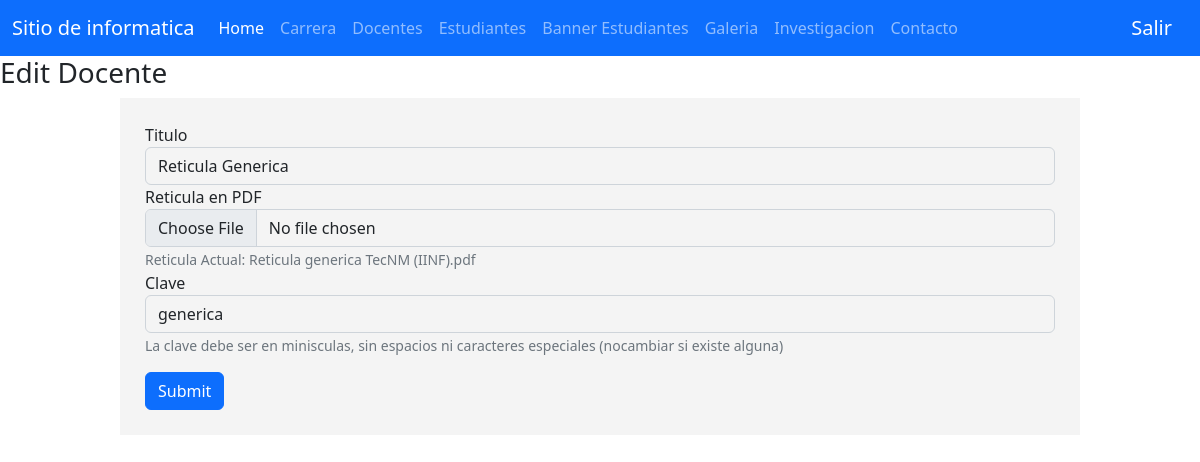
/pages/doom-admin/forms/formReticula.php?id_user=1 (signed in), run on the app's committed database.
### tables this page shows
CREATE TABLE `reticulas` (
  `id` int(11) NOT NULL,
  `titulo` varchar(45) NOT NULL,
  `nombre` varchar(45) NOT NULL,
  `clave` varchar(45) NOT NULL
);

### pages/doom-admin/forms/formReticula.php (the view, shortened to what this page needs)
<?php
include_once "./../vistas/header.php";
$id_user = $_GET["id_user"];
$objeto = new Conexion();
$conexion = $objeto->Conectar();
$buscar = "SELECT * FROM reticulas WHERE id=$id_user";
$resultado = $conexion->prepare($buscar);
$resultado->execute();
$data=$resultado->fetchAll(PDO::FETCH_ASSOC);
?>
<h3>Edit Docente</h3>
<div class="ContForm">
    <form action="./../updates/updateReticulas.php" method="POST" enctype="multipart/form-data">
        <div class="form-group">
            <?php
                foreach($data as $dat) {
            ?>
                <label for="name">Titulo</label>
                <input id="imagenHome" name="titulo" type="text" class="form-control" aria-describedby="imagenHomeHelpBlock" id="name" value="<?php echo $dat['titulo'] ?>" >
                <label for="bienvenida">Reticula en PDF</label>
                <input id="imagenHome" name="nombre" type="file" class="form-control" aria-describedby="imagenHomeHelpBlock">
                <span id="imagenHomeHelpBlock" class="form-text text-muted">Reticula Actual: <?php echo $dat['nombre'] ?></span><br>
                <label for="bienvenida">Clave</label>
                <input id="imagenHome" name="clave" type="text" class="form-control" aria-describedby="imagenHomeHelpBlock" value="<?php echo $dat['clave'] ?>">
                <span id="imagenHomeHelpBlock" class="form-text text-muted">La clave debe ser en minisculas, sin espacios ni caracteres especiales (nocambiar si existe alguna)</span>
            <?php
                }
            ?>
        </div>
        <div class="form-group">
            <button name="submit" type="submit" class="btn btn-primary">Submit</button>
        </div>
    </form>
</div>
<?php
include_once "./../vistas/footer.php";
?>

### css/global.css (style rules this page uses)
form { background: #F4F4F4; padding: 10px; }
.form-control { background-color: #F4F4F4; }
.form-group { margin: 15px; }
span { width:100%; }
.ContForm { width: 80%; margin: auto; }

### data on the page
reticulas: titulo "Reticula Generica", nombre "Reticula generica TecNM (IINF).pdf", clave "generica"
